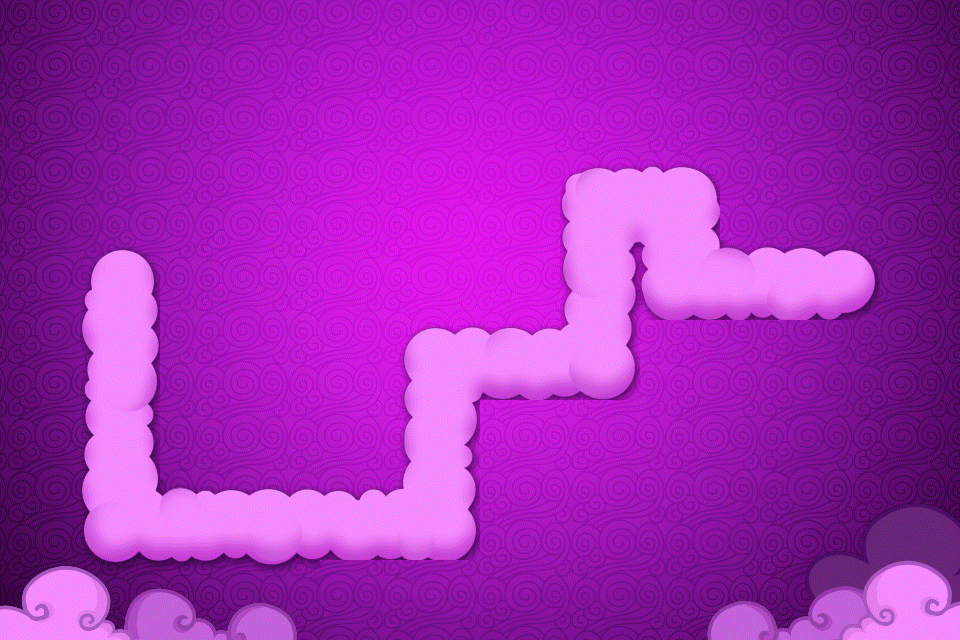

A level layout from a 2D game, rendered from its tile map. Below: a short description, then the map file with tile-grid data replaced by summaries:
An orthogonal 12x8 tile map with 80x80 px tiles, 2 tile layers (BackGround, path), 2 tilesets and 9 objects.

<map version="1.0" orientation="orthogonal" renderorder="right-down" width="12" height="8" tilewidth="80" tileheight="80" nextobjectid="10">
 <tileset firstgid="1" name="BG2-hd.pvr.ccz" tilewidth="80" tileheight="80" tilecount="96" columns="12">
  <image source="Theme1/BG0/BG2-hd.pvr.ccz.png" width="960" height="640" />
 </tileset>
 <tileset firstgid="97" name="BG-hd.pvr.ccz" tilewidth="80" tileheight="80" tilecount="72" columns="12">
  <image source="Theme1/BG3/BG-hd.pvr.ccz.png" width="960" height="486" />
  <tile id="49">
   <properties>
    <property name="point" type="bool" value="true" />
   </properties>
  </tile>
 </tileset>
 <layer name="BackGround" width="12" height="8">
  <data>[96 cells, 96 non-empty, 96 distinct tile ids]</data>
 </layer>
 <layer name="path" width="12" height="8">
  <data>[96 cells, 40 non-empty, 32 distinct tile ids]</data>
 </layer>
 <objectgroup name="pathObject">
  <object id="1" x="120" y="274" />
  <object id="2" x="122" y="514" />
  <object id="3" x="430" y="525" />
  <object id="4" x="445" y="351" />
  <object id="5" x="595" y="346" />
  <object id="6" x="599" y="201" />
  <object id="7" x="683" y="198" />
  <object id="8" x="677" y="282" />
  <object id="9" x="842" y="273" />
 </objectgroup>
</map>
